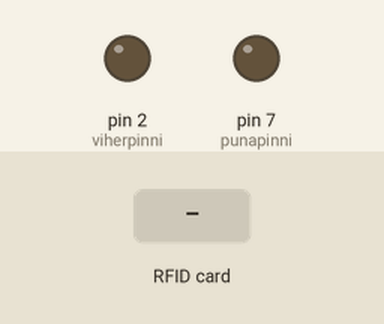
Recording of a sketch running on a simulated Arduino Uno, built with avr-gcc and run on an emulated ATmega328P. Shown: output pins drawn as LEDs (lit = HIGH). The inputs (shaded band) are chosen by the test bench. Pins used as bus, display or sensor lines are not drawn.

Above: at 1.2 s.
1.3 s: RFID card 5E 7A 19 C4 held to the reader
At 3.1 s:
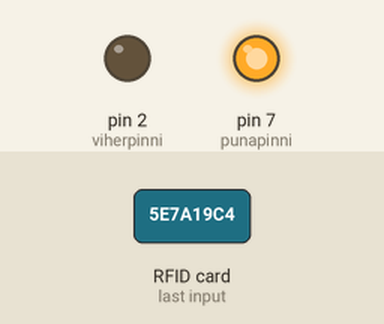
Timing chart, 0 to 4.8 s (numbered marks = the images above; inputs shaded):
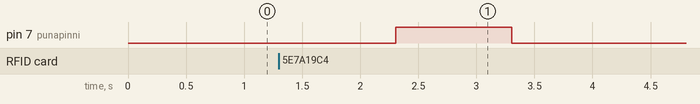

The sketch:

rfid-project-arduino.ino
```cpp
#include "rfid.h"
#include "lukko.h"
#include "ledit.h"
#include <AccelStepper.h> // Stepperimoottorin ohjauskirjasto
#include <SPI.h> // Rfid-komponentin kanssa puhutaan SPI-väylän kautta
#include <MFRC522.h> // Rfid-komponentin käyttökirjasto

// Olioista yms. pitää tehdä globaaleja, että loop-funktio näkee ne
Ledit* ledit;
Lukko* lukko;
Rfid* rfid;
int vastaus = 0; // PC:ltä tuleva vastaus

// Alustusfunktio, jossa tehdään luokista oliot jne.
void setup() {
  ledit = new Ledit();
  lukko = new Lukko();
  rfid = new Rfid();

  // Avataan yhteys tietokoneeseen
  Serial.begin(9600);

  // Jos yhteys ei toimi, välkytetään punaista lediä
  while(!Serial)
  {
     ledit->punainen();
     delay(200);
  }
}

void loop() {

  // Tarkkaillaan, ilmaantuuko rfid-kortti lukijaan
  if(rfid->odota_korttia())
  {
    // Lähetetään tiedot PC:lle
    rfid->kortista_tiedot();

    // Odotetaan vastausta ja väläytetään lamppua ja ohjataan lukkoa vastauksen mukaan
    // Odotetaan niin kauan, että vastaus tulee
    //while(!(Serial.available() > 0)){}

    vastaus = Serial.parseInt();

    if(vastaus == 1)
    {
      // Väläytetään vihreää valoa
      ledit->vihrea();
      // Ja avataan lukko
      lukko->avaa_sulje();
    }
    else
    {
      // Ei sisäänpääsyä, väläytetään punaista valoa
      ledit->punainen();
    }
  }
}
```

ledit.cpp
```cpp
#include "ledit.h"

Ledit::Ledit()
{
  pinMode(viherpinni, OUTPUT);
  pinMode(punapinni, OUTPUT);
}

Ledit::~Ledit()
{

}

void Ledit::punainen()
{
  digitalWrite(punapinni, HIGH);
  delay(1000);
  digitalWrite(punapinni, LOW);
}

void Ledit::vihrea()
{
  digitalWrite(viherpinni, HIGH);
  delay(1000);
  digitalWrite(viherpinni, LOW);
}
```

ledit.h
```cpp
#ifndef LEDIT_H
#define LEDIT_H
#include <Arduino.h>

const int punapinni = 7;
const int viherpinni = 2;

class Ledit
{
  public:
    Ledit();
    ~Ledit();

    // Tehdään kaksi funktiota, niin mukavampi kutsua "pääohjelmasta"
    void punainen();
    void vihrea();
  private:

};
#endif
```

lukko.cpp
```cpp
#include "lukko.h"

Lukko::Lukko()
{
  // Pinnijärjestys tällä moottorilla pitää olla 1,3,2,4
  ohjain = new AccelStepper(moottorin_tyyppi, pinni1, pinni3, pinni2, pinni4);
  ohjain->setMaxSpeed(max_nopeus);
  ohjain->setAcceleration(kiihtyvyys);
  ohjain->setSpeed(nopeus);
}

Lukko::~Lukko()
{
  delete ohjain;
  ohjain = 0;
}


void Lukko::avaa_sulje()
{
  ohjain->moveTo(AUKI);
  while(ohjain->distanceToGo() != 0)
  {
    ohjain->run();
  }

  // Lukko auki 3 sekuntia
  delay(3000);

  ohjain->moveTo(KIINNI);
  while(ohjain->distanceToGo() != 0)
  {
    ohjain->run();
  }
}
```

lukko.h
```cpp
#ifndef LUKKO_H
#define LUKKO_H
#include <Arduino.h>
#include <AccelStepper.h>

const int pinni1 = 6;
const int pinni2 = 5;
const int pinni3 = 3;
const int pinni4 = 4;
const int moottorin_tyyppi = 8;
const float max_nopeus = 1200.0;
const float kiihtyvyys = 120.0;
const int nopeus = 200;
const int AUKI = 2500; // Suunnilleen 180 astetta
const int KIINNI = 0;

class Lukko
{
  public:
    Lukko();
    ~Lukko();
    void avaa_sulje();
  private:
    AccelStepper* ohjain;
};
#endif
```

rfid.cpp
```cpp
#include "rfid.h"

Rfid::Rfid()
{
  // Rfidin ohjaukseen käytettävä olio
  rfid_rajapinta = new MFRC522(SS_PIN, RST_PIN);

  // Spi-väylä auki
  SPI.begin();

  // Alustetaan rfid-komponentti
  rfid_rajapinta->PCD_Init();
}

Rfid::~Rfid()
{
  delete rfid_rajapinta;
  rfid_rajapinta = 0;
}

bool Rfid::odota_korttia()
{
  // Jos ei uutta korttia, palataan
  if (!rfid_rajapinta->PICC_IsNewCardPresent())
  {
    return false;
  }

  // Jos korttia ei voida lukea, palataan
  if (!rfid_rajapinta->PICC_ReadCardSerial())
  {
    return false;
  }

  // Jos päästään tähän, on kortin luku onnistunut
  return true;
}

void Rfid::kortista_tiedot()
{
  rfid_rajapinta->PICC_DumpToSerial(&(rfid_rajapinta->uid));
}
```

rfid.h
```cpp
#ifndef RFID_H
#define RFID_H
#include <Arduino.h>
#include <SPI.h>
#include <MFRC522.h>

// Reset-pinniksi 9
const byte RST_PIN = 9;
// SDA(SS)-pinni 10
const byte SS_PIN = 10;

class Rfid
{
  public:
    Rfid();
    ~Rfid();

    // Palauttaa true, jos ilmestyy kortti ja luku onnistuu
    bool odota_korttia();

    // Tällä haetaan kortista tiedot ja lähetetään serialin kautta pc:lle
    void kortista_tiedot();
  private:
    MFRC522* rfid_rajapinta;

};
#endif
```

Measured:
- after the input at 1.3 s, pin 7 (punapinni): LOW → HIGH after 1.0 s, → LOW 1.0 s later
